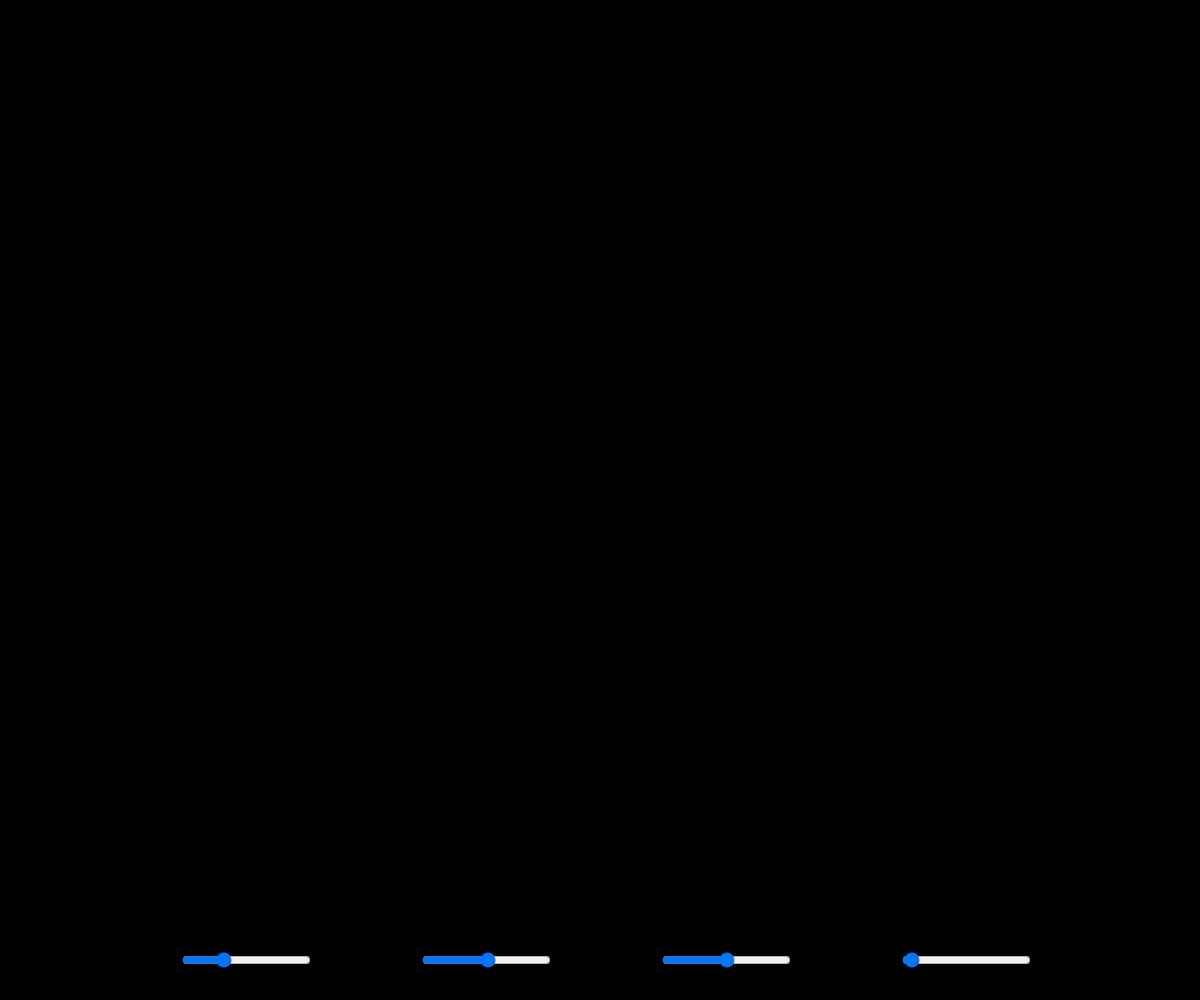
Frame 1 (no input)
Frame 60 (no input): identical to frame 1, image omitted
Frame 120 (the mouse pressed at the canvas centre since frame 60): identical to frame 1, image omitted

The p5.js sketch that drew this single still picture (run headless with seeded random() and noise() and a simulated clock; from frame 60 on, the mouse is pressed at the canvas centre):

// p5.js sketch
// ── sketch.js
let cols;
let rows;
let current; 
let previous; 
let dampening = 0.99;
let gravity;
let stars = [];
let phase = 0;
let sliderNoise;
let sliderLoop;
let sliderPhase;
let sliderBGAlpha;
let b = 0;
let inc = 0.5;
let scl = 70;
let cls, rws;
let zoff = 0;
let fr;
let particles = [];
let flowfield;

function mouseDragged() {
  previous[mouseX][mouseY] = frameCount % 60;
}

function mousePressed(){
  current[mouseX][mouseY] = frameCount % 60;
}


function setup(){
  pixelDensity(1);
  createCanvas(windowWidth, windowHeight);
  cls = floor(width / scl);
  rws = floor(height / scl);
  fr = createP('');

  flowfield = new Array(cls * rws);

  for (let i = 0; i < 600; i++) {
    particles[i] = new Particle();
  }

  background(0);
  
  gravity = createVector(0, 0.02);

  cols = windowWidth;
  rows = windowHeight;
  current = make2Darray(cols, rows);
  previous = make2Darray(cols, rows);
  sliderNoise = createSlider(0, 10, 3, 0.1).position(windowWidth*0.15, windowHeight*0.95); 
  sliderLoop = createSlider(-10, 10, 0.3, 0.1).position(windowWidth*0.35, windowHeight*0.95);
  sliderPhase = createSlider(-3.6, 3.6, 0, 0.1).position(windowWidth*0.55, windowHeight*0.95);
  sliderBGAlpha = createSlider(1, 255, 5, 1).position(windowWidth*0.75, windowHeight*0.95);
  
}

function draw(){ 
  // step 1
  if(key == '1'){
    drawWebNet();
  }
  
  // step 2
  if(key == '2'){
    drawWaterRipple();
  }

  // step 3
  if(key == '3'){
    starFalls();
  }

  // step 4
  if(key == '4'){
    starFalls();
    drawCircle();
  }
  
}


function starFalls(){
    for(var i = 0; i < 1; i++){
      stars.push(new star());
    }

    for(item of stars){
      item.update();
      item.drawStar();
    }
}

function drawCircle() {
  let noiseMax = sliderNoise.value();
  let loopSpeed = sliderLoop.value();
  let phaseSpeed = sliderPhase.value();
  let bgAlpha = sliderBGAlpha.value();


  colorMode(RGB);
  background(0, bgAlpha);
  translate(width / 2, height / 2);
  strokeWeight(2);
  noFill();

  colorMode(HSB);
    let xoff = map(cos(radians(-1) + phase), -1, 1, -noiseMax, noiseMax)+cos(b)
    let yoff = map(sin(radians(-1) + phase), -1, 1, -noiseMax, noiseMax)+sin(b)
    let r = map(noise(100+xoff, 100+yoff), 0, 1, 100, height / 2);
    let lastX =r * cos(radians(-1));
    let lastY =r * sin(radians(-1));
    for (let a = 0; a < TWO_PI; a += radians(1)) {
      xoff = map(cos(a + phase), -1, 1, -noiseMax, noiseMax)+cos(b)
      yoff = map(sin(a + phase), -1, 1, -noiseMax, noiseMax)+sin(b)
      r = map(noise(100+xoff, 100+yoff), 0, 1, 100, height / 2);
      let x = r * cos(a);
      let y = r * sin(a);
      stroke(255);
      line(lastX, lastY, x, y);
      lastX = x;
      lastY = y;
    }
	b += radians(loopSpeed)
	phase += radians(phaseSpeed)
}

function drawWebNet(){
  let yoff = 0;  
  
  for (let y = 0; y < rws; y++) {
    let xoff = 0;
    for (let x = 0; x < cls; x++) {
  
      let index = x + y * cls;
      let angle = noise(xoff, yoff, zoff) * TWO_PI;
      let v = p5.Vector.fromAngle(angle);
      
      v.setMag(1);
      flowfield[index] = v;
      xoff += inc;
      stroke(0,50)
    }
    yoff += inc;
    stroke(0,50);
    zoff += 0.0003;
  }

  for (let i = 0; i < particles.length; i++) {
    particles[i].follow(flowfield);
    particles[i].update();
    particles[i].edges();
    particles[i].show();
    
  }
}

function drawWaterRipple(){

  r = frameCount%35;
  loadPixels();
  for (let i = 1; i < cols - 1; i++) {
    for (let j = 1; j < rows - 1; j++) {
      current[i][j] =
        (previous[i - 1][j] +
          previous[i + 1][j] +
          previous[i][j - 1] +
          previous[i][j + 1]) /
          2 -
        current[i][j];
      current[i][j] = current[i][j] * dampening;
          
      let index = (i + j * cols) * 4;
      pixels[index + 0] = current[i][j] * r;
      pixels[index + 1] = current[i][j] * 82;
      pixels[index + 2] = current[i][j] * 250;
    }
  }
  updatePixels();

  let temp = previous;
  previous = current;
  current = temp;
}


function make2Darray(cols, rows){
   var array = new Array(cols);

   for(var i = 0; i < array.length; i++){

      array[i] = new Array(rows);

   }
  
  for(var x = 0; x < cols; x++){
    for(var y = 0; y < rows; y++){
      array[x][y] = 0;
      
    }
  }

   return  array;
}




// ── particle.js
class Particle {
    constructor() {
        this.pos = createVector(random(width), random(height));
        this.vel = createVector(0, 0);
        this.acc = createVector(0, 0);
        this.maxspeed = 4;
        this.prevPos = this.pos.copy();
      }
    
      update() {
        this.vel.add(this.acc);
        this.vel.limit(this.maxspeed);
        this.pos.add(this.vel);
        this.acc.mult(0);
      }
    
      follow(vectors) {
        var x = floor(this.pos.x / scl);
        var y = floor(this.pos.y / scl);
        var index = x + y * cols;
        var force = vectors[index];
        this.applyForce(force);
      }
    
      applyForce(force) {
        this.acc.add(force);
      }
    
      show() {
        stroke(139,0,0,68);
        strokeWeight(1.7);
        line(this.pos.x, this.pos.y, this.prevPos.x, this.prevPos.y);
        this.updatePrev();
      }
    
      updatePrev() {
        this.prevPos.x = this.pos.x;
        this.prevPos.y = this.pos.y;
      }
    
      edges() {
        if (this.pos.x > width) {
          this.pos.x = 0;
          this.updatePrev();
        }
        if (this.pos.x < 0) {
          this.pos.x = width;
          this.updatePrev();
        }
        if (this.pos.y > height) {
          this.pos.y = 0;
          this.updatePrev();
        }
        if (this.pos.y < 0) {
          this.pos.y = height;
          this.updatePrev();
        }
    
      }
    
  }
// ── star.js
class star{
  constructor() {
		let x = random(windowWidth);
		let y = random(-100, -10);
		this.position = createVector(x, y);
    this.velocity = createVector(0,0);
    this.acceleration = createVector();
    this.size = random(2,4)
	}
	
  update(){
    this.acceleration = gravity;
    this.velocity.add(this.acceleration);
    this.position.add(this.velocity);
  }

	drawStar(){
    stroke(random(255));
    strokeWeight(this.size);
    point(this.position.x, this.position.y);
  }
}
